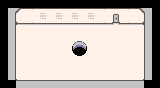

Tiled map render using the project's own tile images. Description and the whole map definition, tile-layer contents included, below:
An orthogonal 20x11 tile map with 8x8 px tiles, 1 tile layer (Tile Layer 1).

<map version="1.10" tiledversion="1.11.0" orientation="orthogonal" renderorder="right-down" width="20" height="11" tilewidth="8" tileheight="8" infinite="0" nextlayerid="2" nextobjectid="1">
 <editorsettings>
  <export target="../map.csv" format="csv" />
 </editorsettings>
 <tileset firstgid="1" source="tileset.tsx" />
 <layer id="1" name="Tile Layer 1" width="20" height="11">
  <data encoding="csv">
0,0,0,0,0,0,0,0,0,0,0,0,0,0,0,0,0,0,0,0,
0,17,18,19,7,62,19,62,19,62,19,62,19,7,15,19,7,20,21,0,
0,81,34,35,23,78,35,78,35,78,35,78,35,23,31,35,23,36,69,0,
0,81,50,51,51,51,51,51,51,51,51,51,51,51,47,51,51,52,69,0,
0,81,67,67,67,67,67,67,67,67,67,67,67,67,67,67,67,67,69,0,
0,81,67,67,67,67,67,67,67,114,115,67,67,67,67,67,67,67,69,0,
0,81,67,67,67,67,67,67,67,130,131,67,67,67,67,67,67,67,69,0,
0,81,67,67,67,67,67,67,67,67,67,67,67,67,67,67,67,67,69,0,
0,81,67,67,67,67,67,67,67,67,67,67,67,67,67,67,67,67,69,0,
0,81,82,67,67,67,67,67,67,67,67,67,67,67,67,67,67,84,69,0,
0,0,99,99,99,99,99,99,99,99,99,99,99,99,99,99,99,99,0,0
</data>
 </layer>
</map>